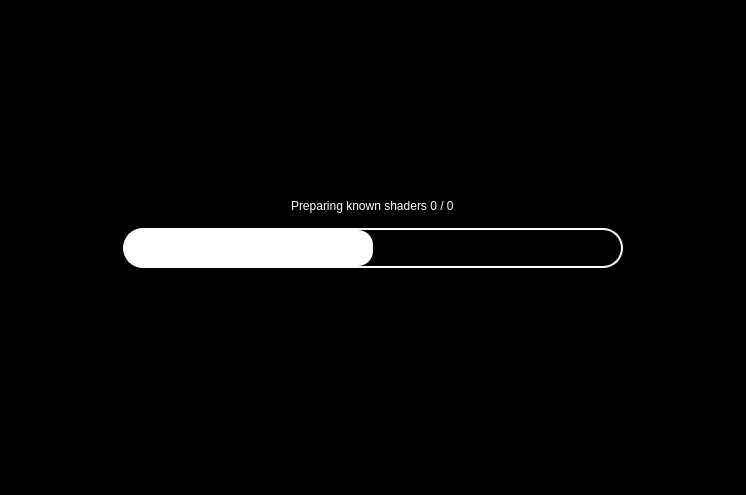
<?xml version="1.0" encoding="UTF-8"?>
<ui version="4.0">
 <class>LoadingScreen</class>
 <widget class="QWidget" name="LoadingScreen">
  <property name="geometry">
   <rect>
    <x>0</x>
    <y>0</y>
    <width>746</width>
    <height>495</height>
   </rect>
  </property>
  <property name="styleSheet">
   <string notr="true">background-color: rgb(0, 0, 0);</string>
  </property>
  <layout class="QVBoxLayout">
   <property name="spacing">
    <number>0</number>
   </property>
   <property name="leftMargin">
    <number>0</number>
   </property>
   <property name="topMargin">
    <number>0</number>
   </property>
   <property name="rightMargin">
    <number>0</number>
   </property>
   <property name="bottomMargin">
    <number>0</number>
   </property>
   <item>
    <widget class="QWidget" name="fade_parent" native="true">
     <layout class="QVBoxLayout" name="verticalLayout_2">
      <property name="spacing">
       <number>0</number>
      </property>
      <property name="leftMargin">
       <number>0</number>
      </property>
      <property name="topMargin">
       <number>0</number>
      </property>
      <property name="rightMargin">
       <number>0</number>
      </property>
      <property name="bottomMargin">
       <number>0</number>
      </property>
      <item alignment="Qt::AlignLeft|Qt::AlignTop">
       <widget class="QLabel" name="logo">
        <property name="text">
         <string/>
        </property>
        <property name="alignment">
         <set>Qt::AlignLeading|Qt::AlignLeft|Qt::AlignTop</set>
        </property>
        <property name="margin">
         <number>30</number>
        </property>
       </widget>
      </item>
      <item>
       <layout class="QVBoxLayout" name="verticalLayout" stretch="1,0,1">
        <property name="spacing">
         <number>15</number>
        </property>
        <property name="sizeConstraint">
         <enum>QLayout::SetNoConstraint</enum>
        </property>
        <item alignment="Qt::AlignHCenter|Qt::AlignBottom">
         <widget class="QLabel" name="stage">
          <property name="sizePolicy">
           <sizepolicy hsizetype="Minimum" vsizetype="Minimum">
            <horstretch>0</horstretch>
            <verstretch>0</verstretch>
           </sizepolicy>
          </property>
          <property name="styleSheet">
           <string notr="true">background-color: black; color: white;
font: 75 20pt &quot;Arial&quot;;</string>
          </property>
          <property name="text">
           <string>Preparing known shaders 0 / 0</string>
          </property>
         </widget>
        </item>
        <item alignment="Qt::AlignHCenter|Qt::AlignTop">
         <widget class="QProgressBar" name="progress_bar">
          <property name="sizePolicy">
           <sizepolicy hsizetype="Expanding" vsizetype="Preferred">
            <horstretch>0</horstretch>
            <verstretch>0</verstretch>
           </sizepolicy>
          </property>
          <property name="minimumSize">
           <size>
            <width>500</width>
            <height>40</height>
           </size>
          </property>
          <property name="styleSheet">
           <string notr="true">QProgressBar {
color: white;
border: 2px solid white;
outline-color: black;
border-radius: 20px;
}
QProgressBar::chunk {
background-color: white;
border-radius: 15px;
}</string>
          </property>
          <property name="value">
           <number>50</number>
          </property>
          <property name="textVisible">
           <bool>false</bool>
          </property>
          <property name="format">
           <string>Preparing known shaders %v / %m</string>
          </property>
         </widget>
        </item>
        <item alignment="Qt::AlignHCenter|Qt::AlignTop">
         <widget class="QLabel" name="value">
          <property name="toolTip">
           <string notr="true"/>
          </property>
          <property name="styleSheet">
           <string notr="true">background-color: black; color: white;
font: 75 15pt &quot;Arial&quot;;</string>
          </property>
          <property name="text">
           <string/>
          </property>
         </widget>
        </item>
       </layout>
      </item>
      <item alignment="Qt::AlignRight|Qt::AlignBottom">
       <widget class="QLabel" name="banner">
        <property name="styleSheet">
         <string notr="true">background-color: black;</string>
        </property>
        <property name="text">
         <string/>
        </property>
        <property name="alignment">
         <set>Qt::AlignCenter</set>
        </property>
        <property name="margin">
         <number>30</number>
        </property>
       </widget>
      </item>
     </layout>
    </widget>
   </item>
  </layout>
 </widget>
 <resources/>
 <connections/>
</ui>
